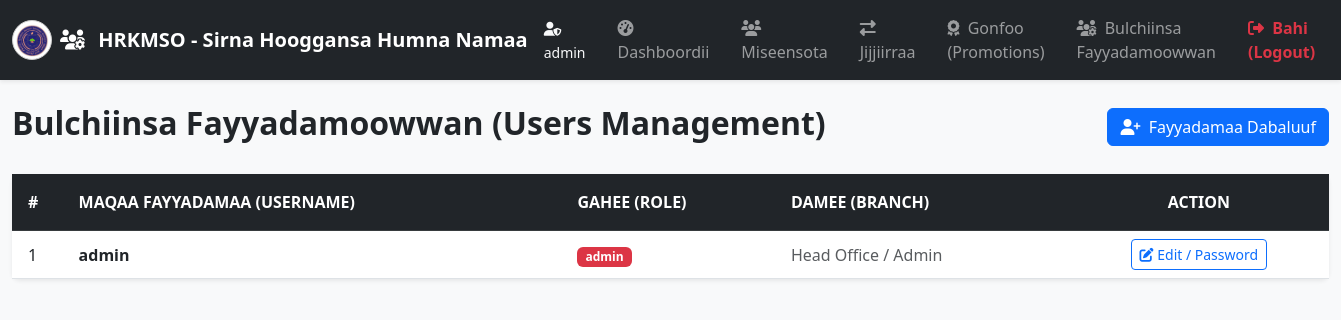
Screenshot of /users (signed in) with the database file from the repository.
### models.py (models this page shows)
class User(UserMixin, db.Model):
    __tablename__ = 'user'
    id = db.Column(db.Integer, primary_key=True)
    username = db.Column(db.String(150), unique=True, nullable=False)
    password = db.Column(db.String(200), nullable=False)
    role = db.Column(db.String(50), default='branch')  # 'admin' ykn 'branch'
    branch_id = db.Column(db.Integer, nullable=True)

### app.py (the view)
@app.route('/users')
@login_required
@admin_required
def users():
    all_users = User.query.all()
    all_branches = Branch.query.all()
    return render_template('users.html', users=all_users, all_branches=all_branches)

### app.py (called while the page is built)
@app.context_processor
def utility_processor():
    def endpoint_exists(endpoint):
        try:
            url_for(endpoint)
            return True
        except Exception:
            return False
    return dict(endpoint_exists=endpoint_exists, calculate_age=calculate_age, format_ethiopian_date=format_ethiopian_date)

@login_manager.user_loader
def load_user(user_id):
    return db.session.get(User, int(user_id))

def admin_required(f):
    @wraps(f)
    def decorated_function(*args, **kwargs):
        if not current_user.is_authenticated or current_user.role != 'admin':
            abort(403)
        return f(*args, **kwargs)
    return decorated_function

### templates/users.html (shortened to what this page needs)
{% extends "base.html" %}
{% block content %}
<div class="container-fluid py-4">
    <div class="row mb-4">
        <div class="col-12 d-flex justify-content-between align-items-center">
            <h2 class="fw-bold text-dark">Bulchiinsa Fayyadamoowwan (Users Management)</h2>
            <button class="btn btn-primary" data-bs-toggle="modal" data-bs-target="#addUserModal">
                <i class="fas fa-user-plus me-1"></i> Fayyadamaa Dabaluuf
            </button>
        </div>
    </div>
    <div class="card shadow-sm border-0 rounded-3">
        <div class="card-body p-0">
            <div class="table-responsive">
                <table class="table table-hover align-middle mb-0">
                    <thead class="table-dark text-uppercase fs-7">
                        <tr>
                            <th class="py-3 ps-3">#</th>
                            <th class="py-3">Maqaa Fayyadamaa (Username)</th>
                            <th class="py-3">Gahee (Role)</th>
                            <th class="py-3">Damee (Branch)</th>
                            <th class="py-3 text-center">Action</th>
                        </tr>
                    </thead>
                    <tbody>
                        {% if users %}
                            {% for u in users %}
                            <tr>
                                <td class="ps-3">{{ loop.index }}</td>
                                <td><strong>{{ u.username }}</strong></td>
                                <td>
                                    <span class="badge {% if u.role == 'admin' %}bg-danger{% else %}bg-info{% endif %} px-2 py-1">
                                        {{ u.role }}
                                    </span>
                                </td>
                                <td>
                                    {% if u.branch_id %}
                                        {% for b in all_branches %}
                                            {% if b.id == u.branch_id %}{{ b.name }}{% endif %}
                                        {% endfor %}
                                    {% else %}
                                        <span class="text-muted">Head Office / Admin</span>
                                    {% endif %}
                                </td>
                                <td class="text-center">
                                    <div class="d-flex justify-content-center gap-2">
                                        <button class="btn btn-sm btn-outline-primary" data-bs-toggle="modal" data-bs-target="#editUserModal{{ u.id }}">
                                            <i class="fas fa-edit"></i> Edit / Password
                                        </button>
                                    </div>
                                </td>
                            </tr>
                            {% endfor %}
                        {% else %}
                        <tr>
                            <td colspan="5" class="text-center py-5 text-muted">Fayyadamaan hin jiru.</td>
                        </tr>
                        {% endif %}
                    </tbody>
                </table>
            </div>
        </div>
    </div>
</div>
{% endblock %}

### templates/base.html (shortened to what this page needs)
<!DOCTYPE html>
<html lang="om">
<head>
    <link href="https://cdn.jsdelivr.net/npm/bootstrap@5.3.0/dist/css/bootstrap.min.css" rel="stylesheet">
    <link rel="stylesheet" href="https://cdnjs.cloudflare.com/ajax/libs/font-awesome/6.4.0/css/all.min.css">
</head>
<body class="bg-light">
    <nav class="navbar navbar-expand-lg navbar-dark bg-dark shadow-sm">
        <div class="container-fluid">
            <a class="navbar-brand d-flex align-items-center fw-bold" href="{{ url_for('dashboard') }}">
                <img src="{{ url_for('static', filename='images/logo.png') }}"
                     alt="HRKMSO Logo"
                     style="height: 40px; width: 40px; object-fit: contain; background: #fff; padding: 2px; border-radius: 50%; border: 1px solid #ccc;"
                     class="me-2">
                <span>
                    <i class="fas fa-users-cog me-2"></i> HRKMSO - Sirna Hooggansa Humna Namaa
                </span>
            </a>
            <div class="collapse navbar-collapse" id="navbarNav">
                <ul class="navbar-nav ms-auto align-items-lg-center">
                    {% if current_user.is_authenticated %}
                    <li class="nav-item me-3">
                        <span class="text-light small"><i class="fas fa-user-shield me-1"></i> {{ current_user.username if current_user.username else current_user.role }}</span>
                    </li>
                    <li class="nav-item">
                        <a class="nav-link px-3" href="{{ url_for('dashboard') }}">
                            <i class="fas fa-tachometer-alt me-1"></i> Dashboordii
                        </a>
                    </li>
                    <li class="nav-item">
                        <a class="nav-link px-3" href="{{ url_for('employees') }}">
                            <i class="fas fa-users me-1"></i> Miseensota
                        </a>
                    </li>
                    {% if endpoint_exists('transfers') %}
                    <li class="nav-item">
                        <a class="nav-link px-3" href="{{ url_for('transfers') }}">
                            <i class="fas fa-exchange-alt me-1"></i> Jijjiirraa
                        </a>
                    </li>
                    {% endif %}
                    {% if endpoint_exists('promotions') %}
                    <li class="nav-item">
                        <a class="nav-link px-3" href="{{ url_for('promotions') }}">
                            <i class="fas fa-award me-1"></i> Gonfoo (Promotions)
                        </a>
                    </li>
                    {% endif %}
                    {% if current_user.role == 'admin' %}
                    <li class="nav-item">
                        <a class="nav-link px-3" href="{{ url_for('users') }}">
                            <i class="fas fa-users-cog me-1"></i> Bulchiinsa Fayyadamoowwan
                        </a>
                    </li>
                    {% endif %}
                    <li class="nav-item">
                        <a class="nav-link px-3 text-danger fw-semibold" href="{{ url_for('logout') }}">
                            <i class="fas fa-sign-out-alt me-1"></i> Bahi (Logout)
                        </a>
                    </li>
                    {% endif %}
                </ul>
            </div>
        </div>
    </nav>
    <main>
        {% block content %}{% endblock %}
    </main>
</body>
</html>

### rows the page displays
User: username "admin", role "admin", shows "Head Office / Admin"
